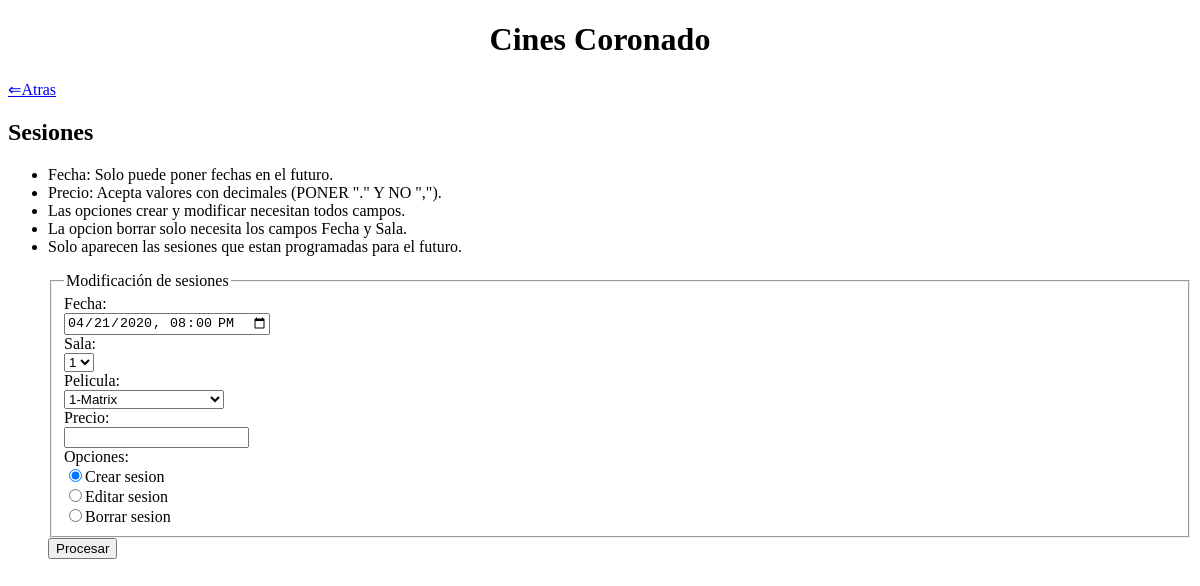
The app's page /sesiones.php, older data.
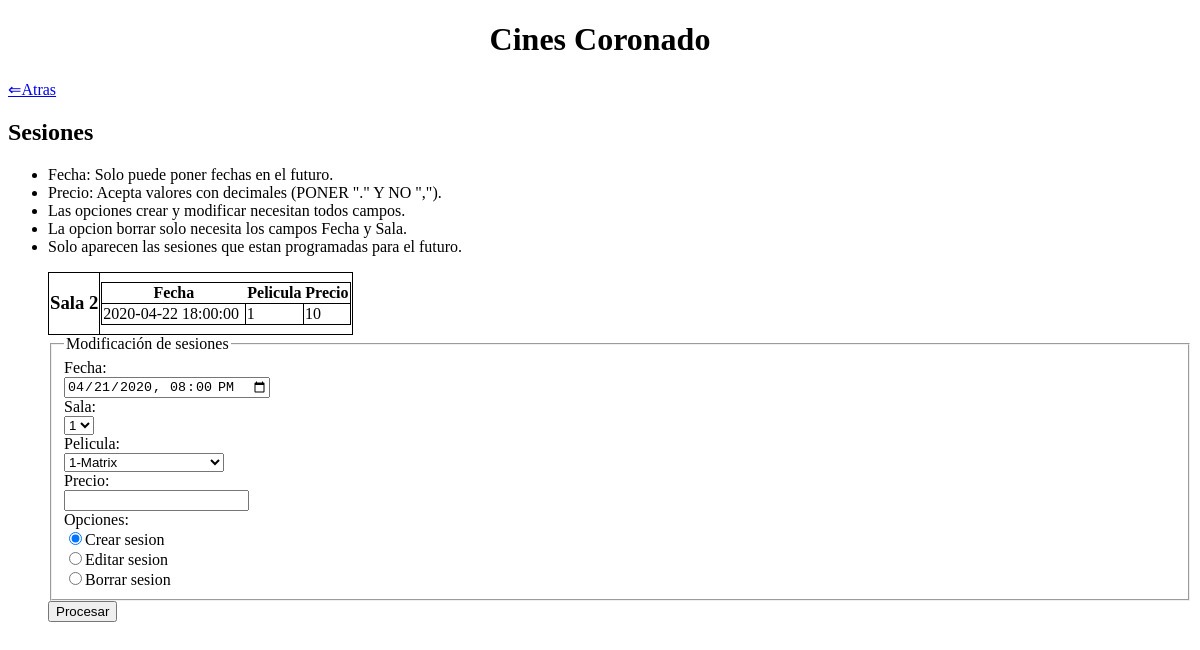
The same page, newer data.
### tables this page shows
CREATE TABLE `sesion` (
  `fecha` datetime NOT NULL,
  `id_sala` int(11) NOT NULL,
  `id_peli` int(11) NOT NULL,
  `precio` float NOT NULL
);

### includes/DAOs/DAO.php (called while the page is built, shortened)
<?php
class DAO {
    private $mysqli = null;
    public function __construct(){
        if(!$this->mysqli){
            $this->mysqli = new mysqli("localhost", "root", "", "cine_php");
        }
    }
    protected function consultar($sql){
        if ($sql != "") {
            $consulta = $this->mysqli->query($sql) or die ($this->mysqli->error. " en la línea ".(__LINE__-1));
            $tablaDatos = array();
            if (substr($sql, 0, 6) == "SELECT") {
                if ($consulta) {
                    while ($fila = mysqli_fetch_assoc($consulta)){
                        array_push($tablaDatos, $fila);
                    }
                }
            }
            return $tablaDatos;
        }
        else {
            return 0;
        }
    }
}
?>

### includes/controller.php (called while the page is built, shortened)
<?php
require_once(__DIR__ . '/DAOs/sesionesDAO.php');
class controller{
    private $sesionDAO;
    private static $instance = null;
    public function __construct(){
        $this->sesionDAO = new sesionesDAO();
    }
     public static function getInstance() {
        if (null === self::$instance) {
            self::$instance = new self();
        }
        return self::$instance;
    }
    public function selectSesion($col = "", $cond = ""){
        return $this->sesionDAO->select($col, $cond);
    }
}

### includes/config.php (called while the page is built, shortened)
<?php
require_once __DIR__.'/controller.php';
$ctrl = controller::getInstance();
?>

### includes/DAOs/sesionesDAO.php (called while the page is built, shortened)
<?php
require_once(__DIR__.'/DAO.php');
class sesionesDAO extends DAO
{
    public function select($col, $cond){
        $query = "";
        if ($col == "") {
            $col = "*";
        }
        if ($cond == "") {
            $query = "SELECT ".$col." FROM sesion";
        }
        else {
            $query = "SELECT ".$col." FROM sesion WHERE ".$cond;
        }
        return $this->consultar($query);
    }
}
?>

### sesiones.php (the view, shortened to what the changed rows need)
<?php
	require_once 'includes/config.php';
?>
<!DOCTYPE html>
<html>
<head>
</head>
<body>
	<h1 align="center">Cines Coronado</h1>
	<h2>Sesiones</h2>
	<?php
    echo '<ul>';
    $arr = $ctrl->selectSesion('',"fecha > '".date("Y-m-d H:i:s", time())."' ORDER BY id_peli");
    if (count($arr) > 0) {
        $last_sala = $arr[0]['id_sala'];
    }
    $i = 0;
    $j = 0;
    echo '<table>';
    while ($i < count($arr)) {
        echo '<tr>';
    	    echo '<th>';
                echo '<h3>'."Sala ".$arr[$i]['id_sala'] . '</h3>';
            echo '</th>';
            echo '<td>';
                echo
                '<table>
                <tr> <th>Fecha</th> <th>Pelicula</th> <th>Precio</th> </tr>';
                while ($j < count($arr) && $last_sala == $arr[$j]['id_sala']) {
                    echo
                    '<tr>
            	    <td>'.$arr[$j]['fecha'].'</td>
            	    <td>'.$arr[$j]['id_peli'].'</td>
                    <td>'.$arr[$j]['precio'].'</td>
            	    </tr>';
                    $last_sala = $arr[$j]['id_sala'];
                    $j++;
                }
                echo '</table>';
            echo '</td>';
        echo '</tr>';
        $i=$j;
    }
    echo '</table>';
    ?>
</body>
</html>

Row changes from the older to the newer data that the page shows:
added sesion: id_sala "2", fecha "2020-04-22 18:00:00", id_peli "1", precio "10"
